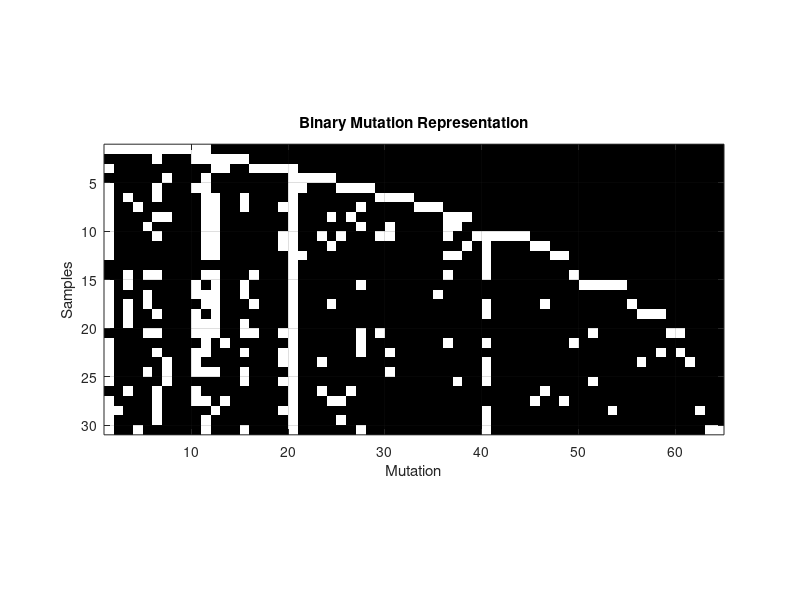

The MATLAB script that drew this image:
clear themat tempmat 

%Set Params
cust = 30; %Customers
n = 10; %eta, first customer tries Poisson(n) dishes
d = [1,10]; %delta
o=[.2,.5,.9]; %sigma controls power law behavior

for i = 1:cust
    if i == 1
        themat(i,1:poissrnd(n)) = 1;
    else
        dish = size(themat,2);
        for k = 1:dish
            mk = sum(themat(:,k));
            tryit = (mk - o(1))/(i - 1 + d(1));
            if tryit > rand
                themat(i,k)=1;
            else
                themat(i,k)=0;
            end
        end
          newd = (n*gamma(1+d(1))*gamma(i-1+d(1)+o(1)))/(gamma(i+d(1))*gamma(d(1)+o(1)));
            newd = poissrnd(newd);
            tempmat = zeros(i,newd);
            tempmat(i,:)=1;
            themat = horzcat(themat,tempmat);
    end
end



%%Plot the Matrix with a grey colormap
[r, c] = size(themat);                          % Get the matrix size
imagesc((1:c)+0.5, (1:r)+0.5, themat);          % Plot the image
colormap(gray);                              % Use a gray colormap
axis equal                                   % Make axes grid sizes equal

title('Binary Mutation Representation');
xlabel('Mutation');
ylabel('Samples');
set(gca,  ... % Change some axes properties
         'XLim', [1 c+1], 'YLim', [1 r+1], ...
         'GridLineStyle', '-', 'XGrid', 'on', 'YGrid', 'on');
        